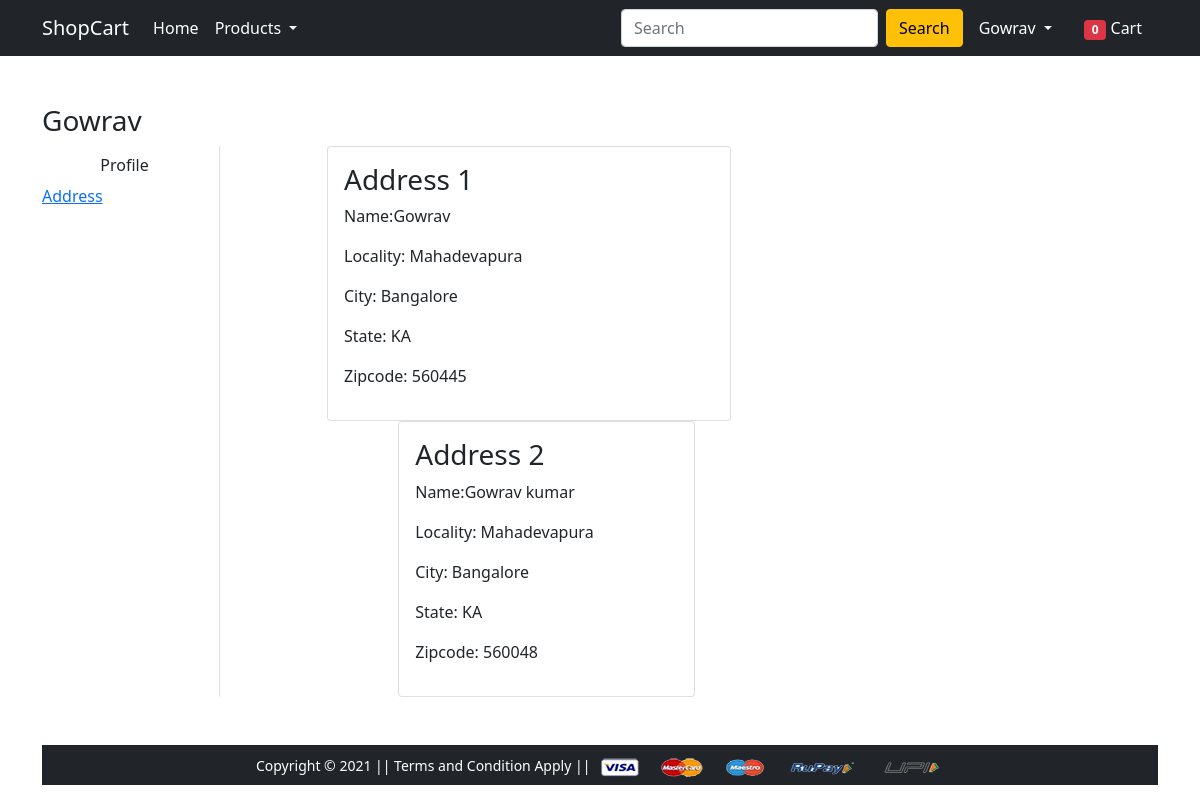
/address/ (signed in), run on the app's committed database.
### app/models.py (models this page shows, shortened)
class customer(models.Model):
    user=models.ForeignKey(User,on_delete=models.CASCADE)
    name=models.CharField(max_length=200)
    locality=models.CharField(max_length=200)
    city=models.CharField(max_length=50)
    state=models.CharField(choices=STATE_CHOICES,max_length=50)
    zipcode=models.CharField(max_length=7)

### app/views.py (the view)
# urls.py: path('address/', views.address, name='address'),
def address(request):
    add=customer.objects.filter(user=request.user)
    return render(request, 'app/address.html',{'add':add,'active':'btn-primary'})

### app/templates/app/address.html (shortened to what this page needs)
{% extends 'app/base.html' %}
{% load static %}
{% block main-content %}
<div class="container my-5">
 <div class="row">
 <h3>{{request.user|capfirst}}</h3>
  <div class="col-sm-2 border-end">
   <ul class="list-unstyled">
    <li class="d-grid"><a href="{% url 'profile' %}" class="btn ">Profile</a></li>
    <li class="d-grid"><a href="{% url 'address' %}"  class="btn{{active}}">Address</a></li>
   </ul>
  </div>
{% for ad in add %}
  <div class="col-sm-9 offset-sm-1">
   <div class="row">
    <div class="col-sm-6">
     <div class="card">
      <div class="card-body">
       <h3>Address {{forloop.counter}}</h3>
       <p>Name:{{ad.name}}</p>
       <p>Locality: {{ad.locality}}</p>
       <p>City: {{ad.city}}</p>
       <p>State: {{ad.state}}</p>
       <p>Zipcode: {{ad.zipcode}}</p>
      </div>
     </div>
    </div>
     {% endfor %}
    </div>
   </div>
  </div>
 </div>
</div>
{% endblock main-content %}

### app/templates/app/base.html (shortened to what this page needs)
<!doctype html>
{% load static %}
<html lang="en">
  <head>
    <link href="https://cdn.jsdelivr.net/npm/bootstrap@5.0.0-beta1/dist/css/bootstrap.min.css" rel="stylesheet">
    <link rel="stylesheet" href="{% static 'app/css/owl.carousel.min.css' %}">
    <link rel="stylesheet" href="{% static 'app/css/all.min.css' %}">
    <link rel="stylesheet" href="{% static 'app/css/style.css' %}">
  </head>
  <body>
    <nav class="navbar navbar-expand-lg navbar-dark bg-dark">
     <div class="container">
       <a class="navbar-brand" href="/">ShopCart</a>
       <div class="collapse navbar-collapse" id="navbarSupportedContent">
         <ul class="navbar-nav me-auto mb-2 mb-lg-0">
           <li class="nav-item">
             <a class="nav-link active" aria-current="page" href="/">Home</a>
           </li>
           <li class="nav-item dropdown">
             <a class="nav-link dropdown-toggle text-white" href="#" id="electronicsDropdown" role="button" data-bs-toggle="dropdown" aria-expanded="false">
               Products
             </a>
           </li>
         </ul>
         <form class="d-flex">
           <input class="form-control me-2" type="search" placeholder="Search" aria-label="Search">
           <button class="btn btn-warning" type="submit">Search</button>
         </form>
         <div>
          <ul class="navbar-nav me-auto mb-2 mb-lg-0">
          {% if request.user.is_authenticated %}
           <li class="nav-item dropdown mx-2">
              <a class="nav-link dropdown-toggle text-white" href="#" id="profileDropdown" role="button" data-bs-toggle="dropdown" aria-expanded="false">
                {{request.user.username|capfirst}}
              </a>
            </li>
            <li class="nav-item mx-2">
             <a href="{% url 'showcart' %}" class="nav-link text-white"><span class="badge bg-danger">0</span> Cart </a>
            </li>
            {% endif %}
          </ul>
         </div>
       </div>
     </div>
    </nav>
    {% block main-content %} {% endblock main-content %}
    <footer class="container-fluid bg-dark text-center p-2 mt-5">
        <small class="text-white">Copyright &copy; 2021 || Terms and Condition Apply || </small>
        <img src="{% static 'app/images/payment.png' %}" alt="" srcset="" class="img-fluid" height="2px">
    </footer>
  </body>
</html>

### data on the page
customer: name "Gowrav", locality "Mahadevapura", city "Bangalore", state "KA", zipcode "560445"
customer: name "Gowrav kumar", locality "Mahadevapura", city "Bangalore", state "KA", zipcode "560048"

### other printed values
{{ request.user.username|capfirst }} "Gowrav"
{{ request.user|capfirst }} "Gowrav"
